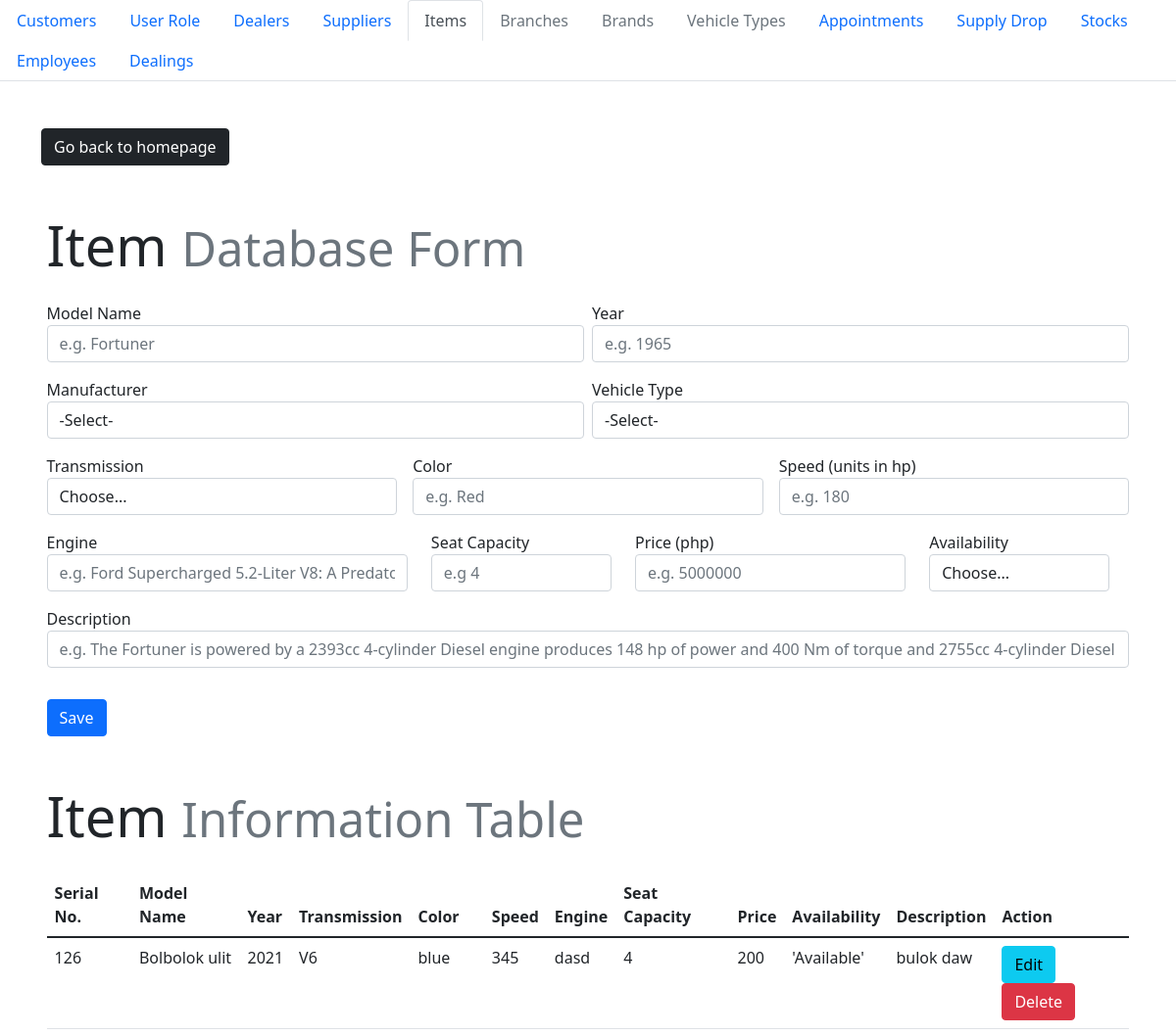
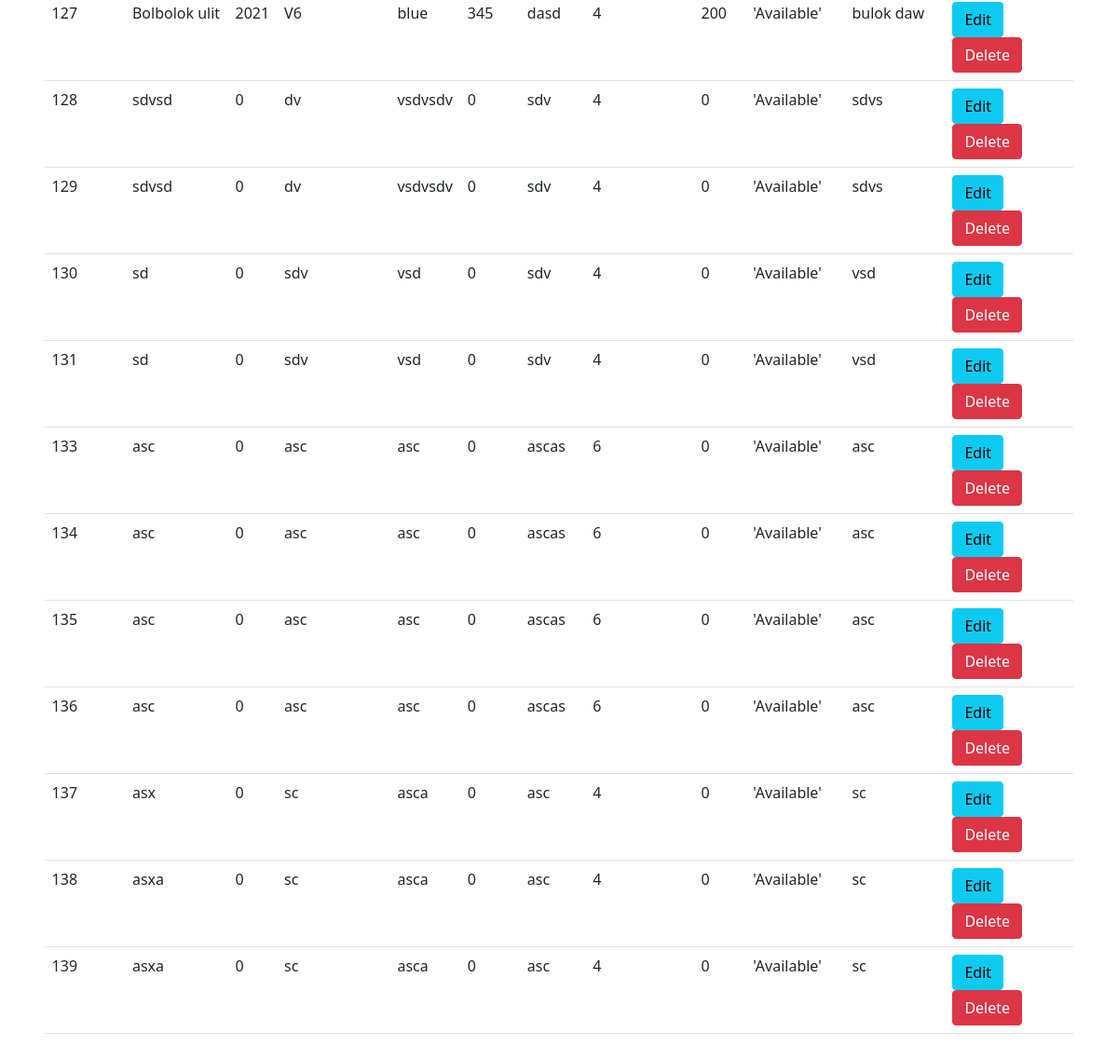
Screenshot of /admin/item.php with the database file from the repository (2 pictures, top to bottom).
### tables this page shows
CREATE TABLE `item` (
  `serial_no` int(10) NOT NULL,
  `model_name` varchar(30) NOT NULL,
  `year` int(5) NOT NULL,
  `color` varchar(10) DEFAULT NULL,
  `seat_capacity` int(5) DEFAULT 5,
  `transmission` varchar(50) DEFAULT NULL,
  `speed` int(10) DEFAULT NULL,
  `engine` varchar(50) DEFAULT NULL,
  `price` decimal(20,0) NOT NULL,
  `availability` tinytext DEFAULT '\'Available\'',
  `description` varchar(500) DEFAULT NULL,
  `image` varchar(50) DEFAULT NULL
);

### admin/item.php (the view, shortened to what this page needs)
<!DOCTYPE html>
<html lang="en">
<head>
    <link rel="stylesheet" href="style.css">
    <link href="https://cdn.jsdelivr.net/npm/bootstrap@5.1.3/dist/css/bootstrap.min.css" rel="stylesheet">
</head>
<body>
    <ul class="nav nav-tabs">
    <li class="nav-item">
        <a class="nav-link" href="./index.php">Customers</a>
    </li>
    <li class="nav-item">
        <a class="nav-link" href="./user_role.php">User Role</a>
    </li>
    <li class="nav-item">
        <a class="nav-link" href="./dealer.php">Dealers</a>
    </li>
    <li class="nav-item">
        <a class="nav-link" href="./supplier.php">Suppliers</a>
    </li>
    <li class="nav-item">
        <a class="nav-link active" href="./item.php">Items</a>
    </li>
    <li class="nav-item">
        <a class="nav-link text-muted" href="./branch.php">Branches</a>
    </li>
    <li class="nav-item">
        <a class="nav-link text-muted" href="./brand.php">Brands</a>
    </li>
    <li class="nav-item">
        <a class="nav-link text-muted" href="./vehicle_type.php">Vehicle Types</a>
    </li>
    <li class="nav-item">
        <a class="nav-link" href="./appointment-admin.php">Appointments</a>
    </li>
    <li class="nav-item">
        <a class="nav-link" href="./provides.php">Supply Drop</a>
    </li>
    <li class="nav-item">
        <a class="nav-link" href="./stocks.php">Stocks</a>
    </li>
    <li class="nav-item">
        <a class="nav-link" href="./works_at.php">Employees</a>
    </li>
    <li class="nav-item">
        <a class="nav-link" href="./deals_with.php">Dealings</a>
    </li>
    </ul>
    <?php require_once 'process_item.php'; ?>
    <div class="container transition">
    <div style="padding-top: 3em;">
        <a class="btn btn-dark" href="../foradmin.php" role="button">Go back to homepage</a>
    </div>
    <div class="mx-auto" style="width: 99%; padding-top: 3em;">
    <h1 class="display-4">Item <small class="text-muted">Database Form</small></h1>
        <form action="process_item.php" method="POST">
            <div class="hstack gap-2">
                <div class="col form-group" style="padding-top: 1em">
                    <label for="">Model Name</label>
                    <input type="text" name="model_name" class="form-control" value="<?php echo $model_name; ?>" placeholder="e.g. Fortuner" required autofocus>
                </div>
                <div class="col form-group" style="padding-top: 1em">
                    <label for="">Year</label>
                    <input type="text" name="year" class="form-control" value="<?php echo $year; ?>" placeholder="e.g. 1965" required pattern="^[0-9]*$">
                </div>
            </div>
            <div class="hstack gap-2">
                <div class="col form-group" style="padding-top: 1em">
                    <label for="">Manufacturer</label>
                    <select name="manufacturer" class="form-control"  value="<?php echo $manufacturer; ?>" placeholder="e.g. Honda" required>
                        <?php
                        $server = "localhost:3306";
                        $user = "root";
                        $pass = "";
                        $db = "sza";
                        $conn = mysqli_connect($server, $user, $pass, $db);
                        $query = "select * from brand";
                        $result = mysqli_query($conn,$query);
                        if (mysqli_num_rows($result)> 0){
                            echo "<option value = others> -Select- </option>";
                            echo "</select>";
                        }
                    ?>
                </div>
                <div class="col form-group" style="padding-top: 1em">
                    <label for="">Vehicle Type</label>
                    <select name="type" class="form-control"  value="<?php echo $type; ?>" placeholder="e.g. Sedan" required>
                        <?php
                        $server = "localhost:3306";
                        $user = "root";
                        $pass = "";
                        $db = "sza";
                        $conn = mysqli_connect($server, $user, $pass, $db);
                        $query = "select * from vehicle_type";
                        $result = mysqli_query($conn,$query);
                        if (mysqli_num_rows($result)> 0){
                            echo "<option value = others> -Select- </option> ";
                            echo "</select>";
                        }
                    ?>
                </div>
            </div>
            <div class="hstack gap-3">
                <div class="col form-group" style="padding-top: 1em">
                    <label for="">Transmission</label>
                    <select name="transmission" class="form-control"  value="<?php echo $transmission; ?>" placeholder="e.g. Manual" required>
                        <option class="disabled" selected>Choose...</option>
                    </select>
                </div>
                <div class="col form-group" style="padding-top: 1em">
                    <label for="">Color</label>
                    <input type="text" name="color" class="form-control" value="<?php echo $color; ?>" placeholder="e.g. Red" required>
                </div>
                <div class="col form-group" style="padding-top: 1em">
                    <label for="">Speed (units in hp)</label>
                    <input type="text" name="speed" class="form-control" value="<?php echo $speed; ?>" placeholder="e.g. 180" required pattern="^[0-9]*$">
                </div>
            </div>
            <div class="hstack gap-4">
                <div class="form-group col-md-4" style="padding-top: 1em">
                    <label for="">Engine</label>
                    <input type="text" name="engine" class="form-control" value="<?php echo $engine; ?>" placeholder="e.g. Ford Supercharged 5.2-Liter V8: A Predator" required>
                </div>
                <div class="form-group col-md-2" style="padding-top: 1em">
                    <label for="">Seat Capacity</label>
                    <input type="text" name="seat_capacity" class="form-control" value="<?php echo $seat_capacity; ?>" placeholder="e.g 4" required pattern="^[0-9]*$">
                </div>
                <div class="form-group col-md-3" style="padding-top: 1em">
                    <label for="">Price (php)</label>
                    <input type="tel" name="price" class="form-control" value="<?php echo $price; ?>" placeholder="e.g. 5000000" pattern="^[0-9]*$" required>
                </div>
                <div class="form-group col-md-2" style="padding-top: 1em">
                <label for="">Availability</label>
                    <select name="availability" class="form-control"  value="<?php echo $availability; ?>" placeholder="e.g. Not Available" required>
                        <option class="disabled" selected>Choose...</option>
                    </select>
                </div>
            </div>
            <div class="col form-group" style="padding-top: 1em">
                <label for="">Description</label>
                <input type="textbox" name="description" class="form-control" value="<?php echo $description; ?>" placeholder="e.g. The Fortuner is powered by a 2393cc 4-cylinder Diesel engine produces 148 hp of power and 400 Nm of torque and 2755cc 4-cylinder Diesel engine produces 201 hp of power and 500 Nm of torque. It comes with the option of a 6-Speed Manual and 6-Speed Automatic transmission gearbox." >
            </div>
            <div class="form-group" style="padding-top: 2em">
            <?php
            if ($update == true):
            ?>
                <button type="submit" class="btn btn-info" name="update">Update</button>
            <?php else: ?>
                <button type="submit" class="btn btn-primary" name="save">Save</button>
            <?php endif; ?>
            </div>
        </form>
    </div>
    <?php
        $mysqli = new mysqli('localhost', 'root', '', 'sza') or die(mysqli_error($mysqli));
        $result = $mysqli->query("SELECT * FROM item") or die(mysqli_error);
    ?>
    <div class="mx-auto" style="width: 99%; padding-top: 3em; padding-bottom: 5em;">
    <h1 class="display-4" style="padding-bottom: 0.3em;">Item <small class="text-muted">Information Table</small></h1>
        <table class="table">
            <thead>
                <tr>
                    <th>Serial No.</th>
                    <th>Model Name</th>
                    <th>Year</th>
                    <th>Transmission</th>
                    <th>Color</th>
                    <th>Speed</th>
                    <th>Engine</th>
                    <th>Seat Capacity</th>
                    <th>Price</th>
                    <th>Availability</th>
                    <th>Description</th>
                    <th>Action</th>
                </tr>
            </thead>
        <?php
            while ($row = $result->fetch_assoc()): ?>
                <tr>
                    <td><?php echo $row['serial_no']; ?></td>
                    <td><?php echo $row['model_name']; ?></td>
                    <td><?php echo $row['year']; ?></td>
                    <td><?php echo $row['transmission']; ?></td>
                    <td><?php echo $row['color']; ?></td>
                    <td><?php echo $row['speed']; ?></td>
                    <td><?php echo $row['engine']; ?></td>
                    <td><?php echo $row['seat_capacity']; ?></td>
                    <td><?php echo $row['price']; ?></td>
                    <td><?php echo $row['availability']; ?></td>
                    <td><?php echo $row['description']; ?></td>
                    <td>
                        <a href="item.php?edit=<?php echo $row['serial_no']; ?>"
                            class="btn btn-info">Edit</a>
                        <button onclick="check(<?php echo $row['serial_no']; ?>)" type="button" class="btn btn-danger">Delete</button>
                    </td>
                </tr>
            <?php endwhile; ?>
        </table>
    </div>
    </div>
</body>
</html>

### admin/style.css (style rules this page uses)
.transition { animation: transitionIn 0.5s; }

### rows the page displays
item: serial_no "126", model_name "Bolbolok ulit", year "2021", transmission "V6", color "blue", speed "345", engine "dasd", seat_capacity "4", price "200", availability "'Available'", description "bulok daw"
item: serial_no "127", model_name "Bolbolok ulit", year "2021", transmission "V6", color "blue", speed "345", engine "dasd", seat_capacity "4", price "200", availability "'Available'", description "bulok daw"
item: serial_no "128", model_name "sdvsd", year "0", transmission "dv", color "vsdvsdv", speed "0", engine "sdv", seat_capacity "4", price "0", availability "'Available'", description "sdvs"
item: serial_no "129", model_name "sdvsd", year "0", transmission "dv", color "vsdvsdv", speed "0", engine "sdv", seat_capacity "4", price "0", availability "'Available'", description "sdvs"
item: serial_no "130", model_name "sd", year "0", transmission "sdv", color "vsd", speed "0", engine "sdv", seat_capacity "4", price "0", availability "'Available'", description "vsd"
item: serial_no "131", model_name "sd", year "0", transmission "sdv", color "vsd", speed "0", engine "sdv", seat_capacity "4", price "0", availability "'Available'", description "vsd"
item: serial_no "133", model_name "asc", year "0", transmission "asc", color "asc", speed "0", engine "ascas", seat_capacity "6", price "0", availability "'Available'", description "asc"
item: serial_no "134", model_name "asc", year "0", transmission "asc", color "asc", speed "0", engine "ascas", seat_capacity "6", price "0", availability "'Available'", description "asc"
item: serial_no "135", model_name "asc", year "0", transmission "asc", color "asc", speed "0", engine "ascas", seat_capacity "6", price "0", availability "'Available'", description "asc"
item: serial_no "136", model_name "asc", year "0", transmission "asc", color "asc", speed "0", engine "ascas", seat_capacity "6", price "0", availability "'Available'", description "asc"
item: serial_no "137", model_name "asx", year "0", transmission "sc", color "asca", speed "0", engine "asc", seat_capacity "4", price "0", availability "'Available'", description "sc"
item: serial_no "138", model_name "asxa", year "0", transmission "sc", color "asca", speed "0", engine "asc", seat_capacity "4", price "0", availability "'Available'", description "sc"
item: serial_no "139", model_name "asxa", year "0", transmission "sc", color "asca", speed "0", engine "asc", seat_capacity "4", price "0", availability "'Available'", description "sc"
